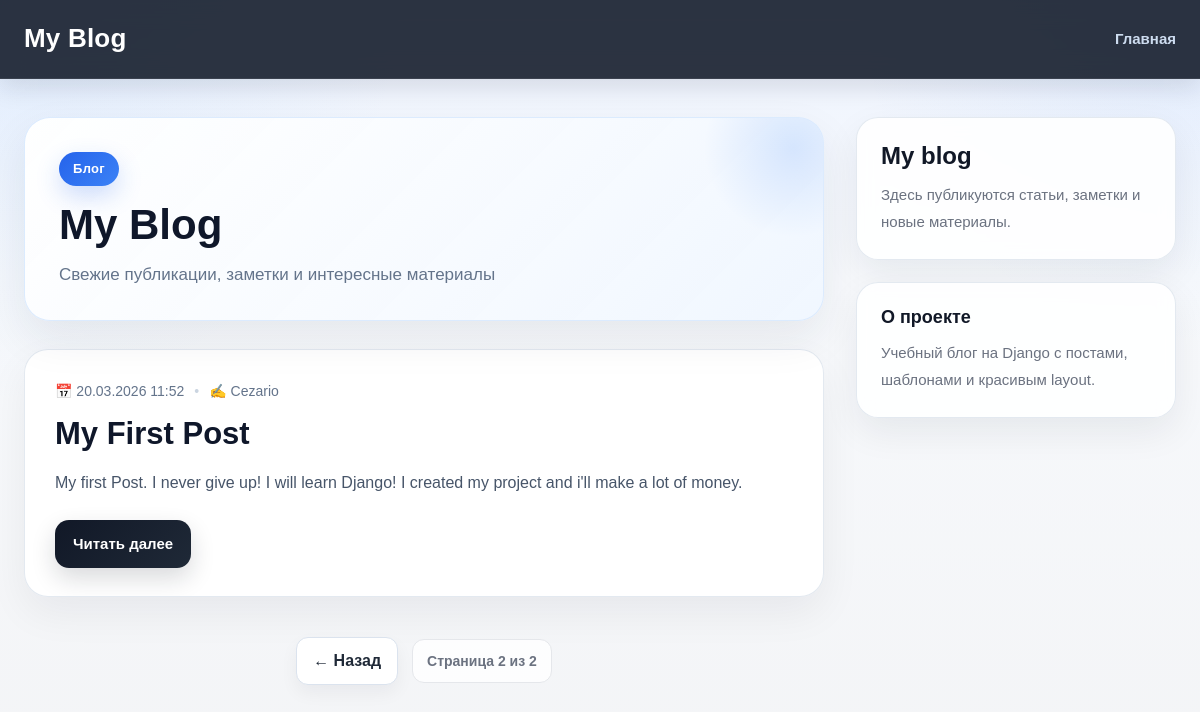
Screenshot of /blog/?page=2 with the database file from the repository.
### blog/models.py (models this page shows, shortened)
class Post(models.Model):
	class Status(models.TextChoices):
		DRAFT = 'DF', 'Черновик'
		PUBLISHED = 'PB', 'Опубликованный'
	title = models.CharField(max_length=200)
	slug = models.SlugField(max_length=200, unique_for_date='publish')
	author = models.ForeignKey(
		settings.AUTH_USER_MODEL,
		on_delete=models.CASCADE,
		related_name='blog_posts',
		)
	body = models.TextField()
	publish = models.DateTimeField(default=timezone.now)
	created = models.DateTimeField(auto_now_add=True)
	updated = models.DateTimeField(auto_now=True)
	status = models.CharField(
		max_length=2,
		choices=Status,
		default = Status.DRAFT,)
	objects = models.Manager()
	published = PublishManager()
	class Meta:
		ordering = ['-publish']
		indexes = [
			models.Index(fields=['-publish']),
		]
	def get_absolute_url(self):
		return reverse(
			'blog:post_detail',
			args=[
				self.publish.year,
				self.publish.month,
				self.publish.day,
				self.slug
				]
			)

### blog/views.py (the view)
# urls.py: path('', views.post_list, name='post_list'),
def post_list(request):
    posts = Post.published.all()
    paginator = Paginator(posts, 3)
    page_number = request.GET.get('page', 1)
    try:
        posts = paginator.page(page_number)
    except PageNotAnInteger:
        posts = paginator.page(1)
    except EmptyPage:
        posts = paginator.page(paginator.num_pages)
    return render(
        request,
        'blog/post/list.html',
        {'posts': posts}
        )

### blog/models.py (called while the page is built)
	def get_queryset(self):
		return super().get_queryset().filter(status=Post.Status.PUBLISHED)

### blog/templates/blog/post/list.html (shortened to what this page needs)
{% extends "blog/base.html" %}
{% block content %}
<section class="blog-page">
  <div class="blog-header">
    <span class="blog-badge">Блог</span>
    <h1 class="blog-title">My Blog</h1>
    <p class="blog-subtitle">
      Свежие публикации, заметки и интересные материалы
    </p>
  </div>
  <div class="post-list">
    {% for post in posts %}
      <article class="post-card">
        <div class="post-card__content">
          <p class="post-meta">
            <span class="post-meta__item">📅 {{ post.publish|date:"d.m.Y H:i" }}</span>
            <span class="post-meta__dot">•</span>
            <span class="post-meta__item">✍ {{ post.author }}</span>
          </p>
          <h2 class="post-card__title">
            <a href="{{ post.get_absolute_url }}" class="post-card__link">
              {{ post.title }}
            </a>
          </h2>
          <div class="post-card__excerpt">
            {{ post.body|truncatewords:30|linebreaks }}
          </div>
          <a href="{{ post.get_absolute_url }}" class="post-card__button">
            Читать далее
          </a>
        </div>
      </article>
    {% empty %}
      <div class="empty-posts">
        <h2>Постов пока нет</h2>
        <p>Здесь появятся публикации, как только ты добавишь их в админке.</p>
      </div>
    {% endfor %}
    {% include "pagination.html" with page=posts %}
  </div>
</section>
{% endblock %}

### blog/static/css/blog.css (style rules this page uses)
* { box-sizing: border-box; }
html, body { margin: 0; padding: 0; }
body { min-height: 100vh; font-family: Arial, Helvetica, sans-serif; color: #1f2937; background: radial-gradient(circle at top left, rgba(96, 165, 250, 0.10), transparent 28%), radial-gradient(circle at top right, rgba(59, 130, 246, 0.08), transparent 24%), linear-gradient(180deg, #eef4ff 0%, #f7f9fc 35%, #f3f4f6 100%); line-height: 1.6; }
a { color: inherit; text-decoration: none; }
.blog-page { display: flex; flex-direction: column; gap: 28px; }
.blog-header { position: relative; overflow: hidden; background: linear-gradient(135deg, rgba(255, 255, 255, 0.96), rgba(239, 246, 255, 0.92)); border: 1px solid rgba(219, 234, 254, 0.95); border-radius: 26px; padding: 34px 34px 30px; box-shadow: 0 18px 44px rgba(30, 41, 59, 0.08); }
.blog-header::before { content: ""; position: absolute; right: -60px; top: -60px; width: 180px; height: 180px; background: radial-gradient(circle, rgba(59, 130, 246, 0.16), transparent 70%); pointer-events: none; }
.blog-badge { display: inline-flex; align-items: center; justify-content: center; padding: 7px 14px; border-radius: 999px; background: linear-gradient(135deg, #2563eb, #3b82f6); color: #ffffff; font-size: 13px; font-weight: 800; letter-spacing: 0.3px; margin-bottom: 16px; box-shadow: 0 10px 24px rgba(37, 99, 235, 0.22); }
.blog-title { margin: 0 0 12px; font-size: 42px; line-height: 1.08; font-weight: 800; color: #0f172a; }
.blog-subtitle { margin: 0; max-width: 760px; font-size: 17px; color: #64748b; line-height: 1.75; }
.post-list { display: flex; flex-direction: column; gap: 24px; }
.post-card { background: rgba(255, 255, 255, 0.94); border: 1px solid rgba(226, 232, 240, 0.95); border-radius: 24px; box-shadow: 0 16px 40px rgba(15, 23, 42, 0.06); transition: transform 0.22s ease, box-shadow 0.22s ease, border-color 0.22s ease; overflow: hidden; }
.post-card__content { padding: 30px 30px 28px; }
.post-meta { display: flex; flex-wrap: wrap; align-items: center; gap: 10px; margin: 0 0 14px; font-size: 14px; color: #64748b; }
.post-meta__item { display: inline-flex; align-items: center; gap: 6px; }
.post-meta__dot { color: #cbd5e1; }
.post-card__title { margin: 0 0 16px; font-size: 31px; line-height: 1.18; font-weight: 800; color: #111827; }
.post-card__link { color: #0f172a; transition: color 0.2s ease; }
.post-card__excerpt { color: #475569; font-size: 16px; line-height: 1.85; margin-bottom: 22px; }
.post-card__excerpt p { margin: 0 0 12px; }
.post-card__excerpt p:last-child { margin-bottom: 0; }
.post-card__button { display: inline-flex; align-items: center; justify-content: center; padding: 12px 18px; border-radius: 14px; background: linear-gradient(135deg, #111827, #1f2937); color: #ffffff; font-size: 15px; font-weight: 700; transition: transform 0.2s ease, box-shadow 0.2s ease, background 0.2s ease; box-shadow: 0 10px 24px rgba(17, 24, 39, 0.16); }

### rows the page displays
Post: publish "20.03.2026 11:52", author "Cezario", title "My First Post", body "My first Post. I never give up! I will learn Django! I created my project and i'll make a lot of money."

### other values shown
{{ page.number }} "2"
{{ page.paginator.num_pages }} "2"
